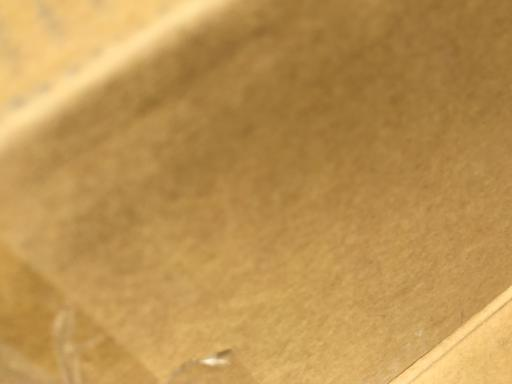
#> input picture data/raw/cardboard/1a84775a-6eac-4669-87e5-44c77c9a4d17.jpg, 512 x 384 px; its folder holds only this picture in this run
$ python augmentation.py
#> lines starting #> are read from the running program, lines starting #| are printed output that depends on the picture
### src/utils.py
import random
import cv2
import os
import numpy as np
# [8 lines left out: function read_random_image, not called in this run]

def calculate_training_data_size(training_data_folder=None):

    parent_dir = os.path.abspath(os.path.join(os.path.dirname(__file__), '..', 'data', 'raw'))
    if training_data_folder is None or training_data_folder.strip() == ''\
    or training_data_folder == 'raw':
        #calculate the whole training data size in this case
        total = 0
        for category in os.listdir(parent_dir):
            category_path =  os.path.join(parent_dir, category)
            if os.path.isdir(category_path):
                total += len([img for img in os.listdir(category_path) if img.endswith(('.png', '.jpg', '.jpeg'))])
        return total
    else:
        #calc number of images in a specific category
        # ...number of images in paper or plastic or any specific...
        category_path = os.path.join(parent_dir, training_data_folder)
        if not os.path.isdir(category_path):
            raise ValueError(f"Provided category is: '{training_data_folder}' no such category, \
                             please either leave empty for total or specify a valid category.")
        total = len([img for img in os.listdir(category_path) if img.endswith(('.png', '.jpg', '.jpeg'))])
        return total


# [52 lines left out: functions get_full_training_test_data, get_train_test_data_size, clear_outdated_train_test_data, not called in this run]

def clear_aug():
    aug_dir = os.path.abspath(os.path.join(os.path.dirname(__file__), '..', 'data', 'augmented'))
    if not os.path.isdir(aug_dir):
        return
    for category in os.listdir(aug_dir):
        category_path = os.path.join(aug_dir, category)
        if not os.path.isdir(category_path):
            continue

        for entry in os.listdir(category_path):
            entry_path = os.path.join(category_path, entry)
            if os.path.isfile(entry_path):
                os.remove(entry_path)
# [12 lines left out: function are_all_training_data_jpg, not called in this run]


def get_max_data_folder()->int:
    parent_dir = os.path.abspath(os.path.join(os.path.dirname(__file__), '..', 'data', 'raw'))
    max_size = 0
    for category in os.listdir(parent_dir):
        category_size = calculate_training_data_size(category)
        if category_size > max_size:
            max_size = category_size
    return max_size


# [11 lines that do not run on import are left out]

### src/preprocessing/augmentation.py

import cv2
import random
import sys
import os
import numpy as np
sys.path.append(os.path.abspath(os.path.join(os.path.dirname(__file__), '..')))
from utils import  calculate_training_data_size, get_max_data_folder, clear_aug


class GeometricAugmentor:

    def rotate(self,image, angle=15):
        angle = random.uniform(-angle, angle)

        (height, width, degenerate) = image.shape
        center = (width // 2, height // 2)
        rotation_matrix = cv2.getRotationMatrix2D(center, angle, 1.0)
        rotated = cv2.warpAffine(image, rotation_matrix, (width, height), \
                                 borderMode=cv2.BORDER_REFLECT_101)
        return rotated


    # def flip(self, image, hr_vr = 0.5):
    #     return cv2.flip(image, 1) if random.random() < hr_vr else \
    #     cv2.flip(image, 0)

    def scale(self, image, scaling=None):
        if scaling is None or scaling < 0.9 or scaling > 1.1:
            scaling = random.uniform(0.9, 1.1)
        (height, width, degenerate) = image.shape
        center = (width // 2, height // 2)
        rotation_matrix = cv2.getRotationMatrix2D(center, 0, scaling)
        scaled = cv2.warpAffine(image, rotation_matrix, (width, height), \
                                borderMode=cv2.BORDER_REFLECT_101)
        return scaled
    # [22 lines of commented-out code are left out]

    def random_resize(self, image, factor:float=None):
        if factor is None or factor < 0.8 or factor > 1.2:
            factor = random.uniform(0.8, 1.2)
        (height, width, channels) = image.shape
        resized = cv2.resize(image, (int(width * factor), int(height * factor)))
        return resized

class PhotometricAugmentor:

    def adjust_brightness(self, image, constant = 30):
        if constant not in [-30, 30]:
            constant = random.choice([-30, 30])
        img = cv2.convertScaleAbs(image, alpha=1, beta=constant)
        return img
    def adjust_contrast(self, image, constant = None):
        if constant is None or constant < 0.8 or constant > 1.2:
            constant = random.uniform(0.8, 1.2)
        img = cv2.convertScaleAbs(image, alpha=constant, beta=0)
        return img


    def add_noise(self, image, noise = None):
        if noise is None or noise < 5 or noise > 15:
            noise = random.randint(5, 15)
        gauss = np.random.normal(0, noise, image.shape)
        noisy = image.astype(np.float32) + gauss
        noisy = np.clip(noisy, 0, 255).astype(np.uint8)
        return noisy
    def Gauss_blur(self, image, ksize = 3, prob = 0.2):
        return cv2.GaussianBlur(image, (ksize, ksize), 0) \
            if random.random() < prob else image


def choose_random_augmentation():


    types = [GeometricAugmentor, PhotometricAugmentor]
    AugmentorClass = random.choice(types)
    algorithm = AugmentorClass()
    GeoMethods = ['rotate', 'scale','random_resize']
    PhotoMethods = ['adjust_brightness', 'adjust_contrast', 'Gauss_blur', 'add_noise']
    if AugmentorClass == GeometricAugmentor:
        method_name = random.choice(GeoMethods)
    else:
        method_name = random.choice(PhotoMethods)
    method = getattr(algorithm, method_name)
    return method


def main():
    clear_aug()
    random.seed(42)
    root = os.path.abspath(os.path.join(os.path.dirname(__file__), '..', '..'))
    raw_data_folder = os.path.join(root, 'data', 'raw')
    aug_data_folder = os.path.join(root, 'data', 'augmented')
    for category in os.listdir(raw_data_folder):
        full_size = calculate_training_data_size(os.path.join(raw_data_folder, category))
        max_size = get_max_data_folder()
        aug_size = int((max_size - full_size)) + 20
        if aug_size <= 0:
            aug_size = 20
        category_path = os.path.join(raw_data_folder, category)
        save_category_path = os.path.join(aug_data_folder, category)
        if not os.path.exists(save_category_path):
            os.makedirs(save_category_path)
        imgs = os.listdir(category_path)
        random.shuffle(imgs)
        if not imgs:
            # Nothing to augment for this category.
            continue
        count = 1
        attempts = 0
        while count <= aug_size:
            attempts += 1
            if attempts > full_size * 2:
                break
            img = random.choice(imgs)
            img_name = 'augmented_' + category + '_' + str(count) + '.jpg'
            image = cv2.imread(os.path.join(category_path, img))
#> image is the input picture: shape (384, 512, 3); mean B, G, R 82.9, 147.7, 189.3
            if image is None:
                continue
            for i in range(random.randint(1,4)):
                method = choose_random_augmentation()
                image = method(image)
#> this loop made 1 pass
#> pass 1, in adjust_contrast, `img = cv2.convertScaleAbs(image, alpha=constant, beta=0)`:
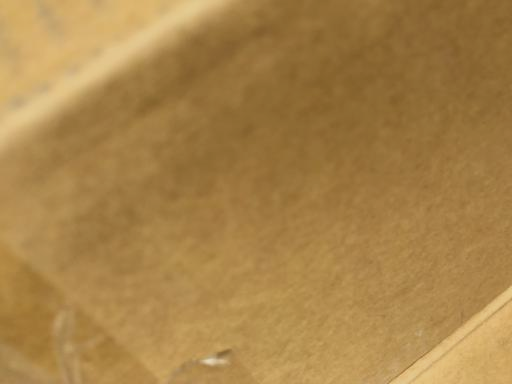
#> img: shape (384, 512, 3); mean B, G, R 73.7, 131.3, 168.3
            augmented_image = image
            if augmented_image is None:
                continue
            cv2.imwrite(os.path.join(save_category_path, img_name), augmented_image)
            count += 1


if __name__ == "__main__":
    main()
